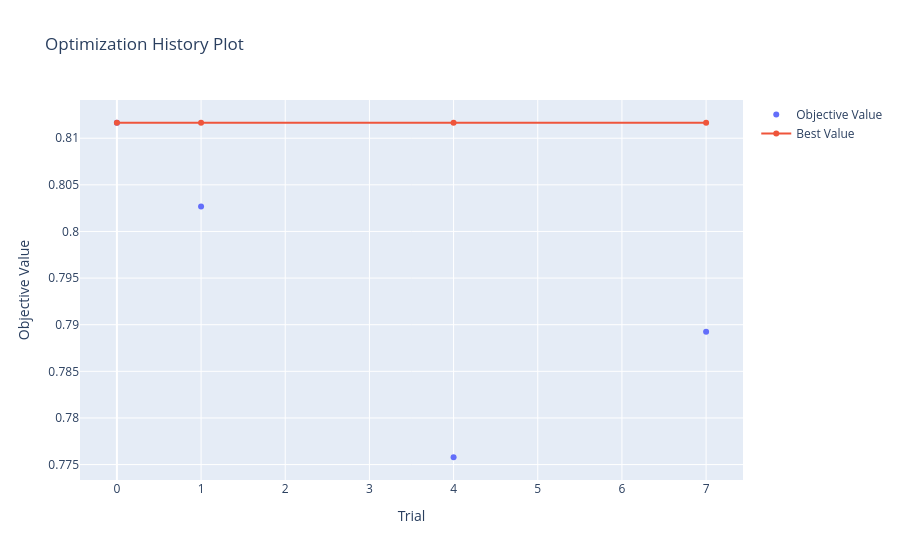

Here is the notebook cell this chart was saved with:
### Code cell
#Objective value x Trials
optuna.visualization.plot_optimization_history(study)

### Figure 1 — Plotly figure (JSON) as saved in the notebook; plotly's stock layout.template omitted (floating-point values rounded to 4 significant figures)
{"data": [{"mode": "markers", "name": "Objective Value", "type": "scatter", "x": [0, 1, 4, 7], "y": [0.8117, 0.8027, 0.7758, 0.7892]}, {"name": "Best Value", "type": "scatter", "x": [0, 1, 4, 7], "y": [0.8117, 0.8117, 0.8117, 0.8117]}], "layout": {"title": {"text": "Optimization History Plot"}, "xaxis": {"title": {"text": "Trial"}}, "yaxis": {"title": {"text": "Objective Value"}}}}
